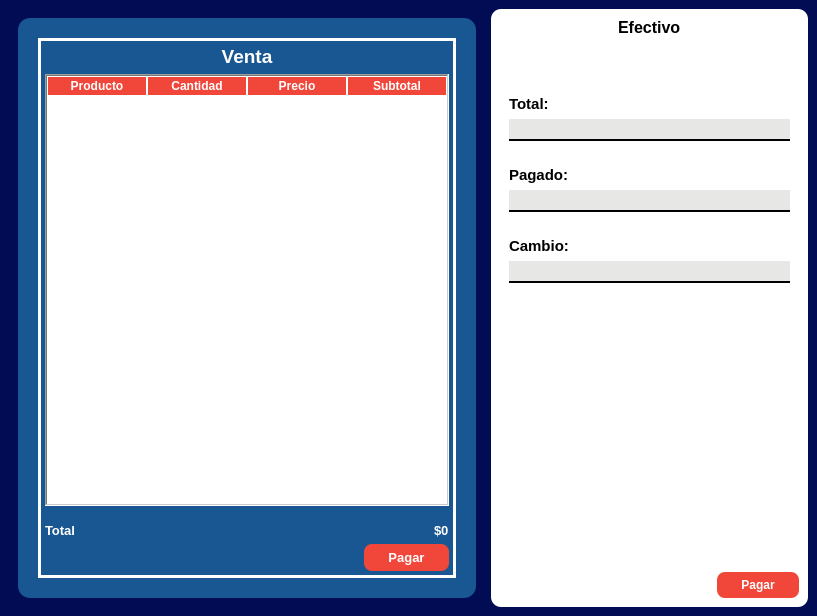
<?xml version="1.0" encoding="UTF-8"?>
<ui version="4.0">
 <class>Form</class>
 <widget class="QWidget" name="Form">
  <property name="geometry">
   <rect>
    <x>0</x>
    <y>0</y>
    <width>817</width>
    <height>616</height>
   </rect>
  </property>
  <property name="windowTitle">
   <string>Form</string>
  </property>
  <property name="windowOpacity">
   <double>1.000000000000000</double>
  </property>
  <layout class="QVBoxLayout" name="verticalLayout">
   <property name="leftMargin">
    <number>0</number>
   </property>
   <property name="topMargin">
    <number>0</number>
   </property>
   <property name="rightMargin">
    <number>0</number>
   </property>
   <property name="bottomMargin">
    <number>0</number>
   </property>
   <item>
    <widget class="QWidget" name="widget_atras_pago" native="true">
     <property name="styleSheet">
      <string notr="true">#widget_atras_pago{
	background-color: #010c54;;
}</string>
     </property>
     <layout class="QHBoxLayout" name="horizontalLayout" stretch="3,2">
      <item>
       <widget class="QWidget" name="widgetParaTabla" native="true">
        <layout class="QVBoxLayout" name="verticalLayout_7">
         <item>
          <widget class="QWidget" name="WidgetVentaTabla" native="true">
           <property name="styleSheet">
            <string notr="true">#WidgetVentaTabla {
	background-color: #185791;
	border-radius: 12px;
}</string>
           </property>
           <layout class="QVBoxLayout" name="LayoutVenta" stretch="0">
            <property name="spacing">
             <number>20</number>
            </property>
            <property name="sizeConstraint">
             <enum>QLayout::SetDefaultConstraint</enum>
            </property>
            <property name="leftMargin">
             <number>20</number>
            </property>
            <property name="topMargin">
             <number>20</number>
            </property>
            <property name="rightMargin">
             <number>20</number>
            </property>
            <property name="bottomMargin">
             <number>20</number>
            </property>
            <item>
             <widget class="QWidget" name="WidgetInteriorVentaTabla" native="true">
              <property name="styleSheet">
               <string notr="true">#WidgetInteriorVentaTabla{
	border: 3px solid white;
}</string>
              </property>
              <layout class="QVBoxLayout" name="verticalLayout_2">
               <property name="leftMargin">
                <number>7</number>
               </property>
               <property name="topMargin">
                <number>7</number>
               </property>
               <property name="rightMargin">
                <number>7</number>
               </property>
               <property name="bottomMargin">
                <number>7</number>
               </property>
               <item>
                <widget class="QLabel" name="Venta">
                 <property name="font">
                  <font>
                   <pointsize>14</pointsize>
                   <weight>75</weight>
                   <bold>true</bold>
                  </font>
                 </property>
                 <property name="styleSheet">
                  <string notr="true">#Venta{
	color: white;
	font-weight: bold;
}</string>
                 </property>
                 <property name="text">
                  <string>Venta</string>
                 </property>
                 <property name="scaledContents">
                  <bool>false</bool>
                 </property>
                 <property name="alignment">
                  <set>Qt::AlignCenter</set>
                 </property>
                </widget>
               </item>
               <item>
                <widget class="QTableWidget" name="TablaVenta">
                 <property name="styleSheet">
                  <string notr="true">QHeaderView::section {
	background-color: #f1473a;
	color: white;
	font-weight: bold;
	border: 1px solid white;
}</string>
                 </property>
                 <property name="frameShape">
                  <enum>QFrame::WinPanel</enum>
                 </property>
                 <property name="frameShadow">
                  <enum>QFrame::Sunken</enum>
                 </property>
                 <property name="lineWidth">
                  <number>1</number>
                 </property>
                 <property name="midLineWidth">
                  <number>1</number>
                 </property>
                 <property name="columnCount">
                  <number>4</number>
                 </property>
                 <column>
                  <property name="text">
                   <string>Producto</string>
                  </property>
                 </column>
                 <column>
                  <property name="text">
                   <string>Cantidad</string>
                  </property>
                 </column>
                 <column>
                  <property name="text">
                   <string>Precio</string>
                  </property>
                 </column>
                 <column>
                  <property name="text">
                   <string>Subtotal</string>
                  </property>
                 </column>
                </widget>
               </item>
               <item>
                <widget class="QWidget" name="widgetTotal" native="true">
                 <property name="styleSheet">
                  <string notr="true">#widgetTotal QLabel{
	color: white;
	font-weight: bold;
}</string>
                 </property>
                 <layout class="QHBoxLayout" name="horizontalLayout_2">
                  <property name="leftMargin">
                   <number>0</number>
                  </property>
                  <property name="topMargin">
                   <number>11</number>
                  </property>
                  <property name="rightMargin">
                   <number>0</number>
                  </property>
                  <property name="bottomMargin">
                   <number>0</number>
                  </property>
                  <item>
                   <widget class="QLabel" name="labelPrecioTotal">
                    <property name="font">
                     <font>
                      <pointsize>10</pointsize>
                      <weight>75</weight>
                      <bold>true</bold>
                     </font>
                    </property>
                    <property name="text">
                     <string>Total</string>
                    </property>
                   </widget>
                  </item>
                  <item alignment="Qt::AlignRight">
                   <widget class="QLabel" name="LabelPrecioTotalDecimal">
                    <property name="font">
                     <font>
                      <pointsize>10</pointsize>
                      <weight>75</weight>
                      <bold>true</bold>
                     </font>
                    </property>
                    <property name="text">
                     <string>$0</string>
                    </property>
                   </widget>
                  </item>
                 </layout>
                </widget>
               </item>
               <item alignment="Qt::AlignRight">
                <widget class="QPushButton" name="pushButton">
                 <property name="font">
                  <font>
                   <pointsize>10</pointsize>
                   <weight>75</weight>
                   <bold>true</bold>
                  </font>
                 </property>
                 <property name="styleSheet">
                  <string notr="true">#pushButton{
	color: white;
	background-color: #f1473a;
	border: none;
	padding: 6px 24px;
	border-radius: 8px;	
	font-weight: bold;
}

#pushButton:Hover{
	background-color: #C73A30;
}</string>
                 </property>
                 <property name="text">
                  <string>Pagar</string>
                 </property>
                </widget>
               </item>
              </layout>
             </widget>
            </item>
           </layout>
          </widget>
         </item>
        </layout>
       </widget>
      </item>
      <item>
       <widget class="QWidget" name="widgetPago" native="true">
        <property name="styleSheet">
         <string notr="true">#widgetPago{
	background-color: white;
	border-radius: 10px;
}

#widgetPago QLineEdit{
	background-color: #e7e7e5;
	border: none;
	border-bottom: 2px solid black ;
}</string>
        </property>
        <layout class="QVBoxLayout" name="verticalLayout_3" stretch="18,1,7,100,0">
         <property name="spacing">
          <number>7</number>
         </property>
         <item alignment="Qt::AlignHCenter|Qt::AlignTop">
          <widget class="QLabel" name="labelEfectivo">
           <property name="font">
            <font>
             <pointsize>12</pointsize>
             <weight>75</weight>
             <bold>true</bold>
            </font>
           </property>
           <property name="text">
            <string>Efectivo</string>
           </property>
          </widget>
         </item>
         <item alignment="Qt::AlignTop">
          <widget class="QWidget" name="frameTotal" native="true">
           <layout class="QVBoxLayout" name="verticalLayout_5">
            <item>
             <widget class="QLabel" name="labelTotal">
              <property name="font">
               <font>
                <pointsize>11</pointsize>
                <weight>75</weight>
                <bold>true</bold>
               </font>
              </property>
              <property name="text">
               <string>Total:</string>
              </property>
             </widget>
            </item>
            <item>
             <widget class="QLineEdit" name="lineEditPagado_2">
              <property name="font">
               <font>
                <pointsize>11</pointsize>
               </font>
              </property>
             </widget>
            </item>
           </layout>
          </widget>
         </item>
         <item alignment="Qt::AlignVCenter">
          <widget class="QWidget" name="framePagado" native="true">
           <layout class="QVBoxLayout" name="verticalLayout_4">
            <item>
             <widget class="QLabel" name="labelPagado">
              <property name="font">
               <font>
                <pointsize>11</pointsize>
                <weight>75</weight>
                <bold>true</bold>
               </font>
              </property>
              <property name="text">
               <string>Pagado:</string>
              </property>
             </widget>
            </item>
            <item>
             <widget class="QLineEdit" name="lineEditPagado">
              <property name="font">
               <font>
                <pointsize>11</pointsize>
               </font>
              </property>
             </widget>
            </item>
           </layout>
          </widget>
         </item>
         <item alignment="Qt::AlignTop">
          <widget class="QWidget" name="FrameCambio" native="true">
           <layout class="QVBoxLayout" name="verticalLayout_6">
            <item>
             <widget class="QLabel" name="labelCambio">
              <property name="font">
               <font>
                <pointsize>11</pointsize>
                <weight>75</weight>
                <bold>true</bold>
               </font>
              </property>
              <property name="text">
               <string>Cambio:</string>
              </property>
             </widget>
            </item>
            <item>
             <widget class="QLineEdit" name="lineEditCambio">
              <property name="font">
               <font>
                <pointsize>11</pointsize>
               </font>
              </property>
             </widget>
            </item>
           </layout>
          </widget>
         </item>
         <item alignment="Qt::AlignRight">
          <widget class="QPushButton" name="buttonFinalizarCompra">
           <property name="styleSheet">
            <string notr="true">#buttonFinalizarCompra{
	color: white;
	background-color: #f1473a;
	border: none;
	padding: 6px 24px;
	border-radius: 8px;	
	font-weight: bold;
}

#buttonFinalizarCompra:Hover{
	background-color: #C73A30;
}</string>
           </property>
           <property name="text">
            <string>Pagar</string>
           </property>
          </widget>
         </item>
        </layout>
       </widget>
      </item>
     </layout>
    </widget>
   </item>
  </layout>
 </widget>
 <resources/>
 <connections/>
</ui>
